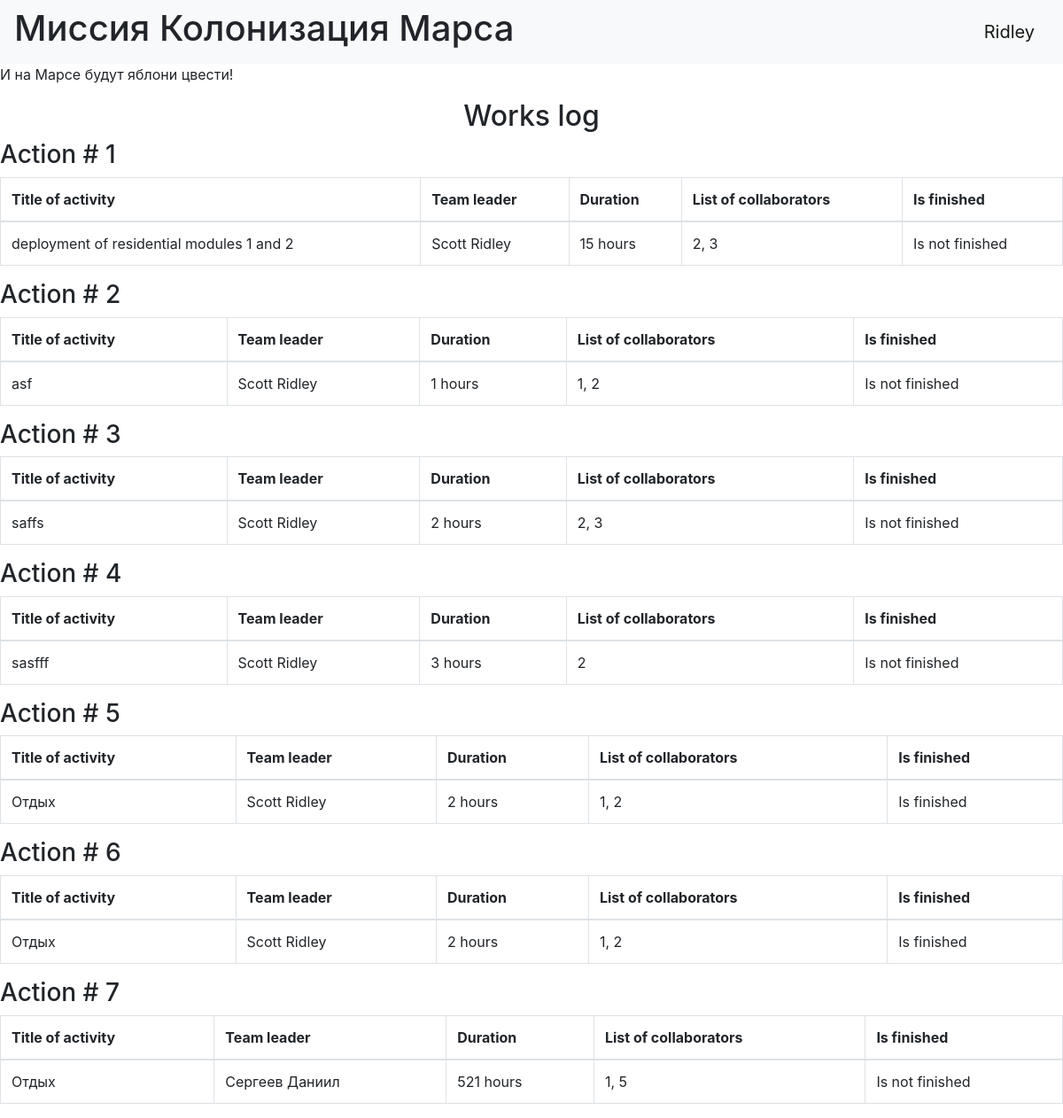
The page / (signed in) on the database its author committed.
### data/users.py (models this page shows, shortened)
class User(SqlAlchemyBase, UserMixin):
    __tablename__ = 'users'
    id = Column(Integer, primary_key=True, autoincrement=True)
    surname = Column(String, nullable=False)
    name = Column(String, nullable=False)
    age = Column(Integer, nullable=False)
    position = Column(String, nullable=False)
    speciality = Column(String, nullable=False)
    address = Column(String, nullable=False)
    email = Column(String, unique=True, nullable=False)
    hashed_password = Column(String, nullable=False)
    modified_date = Column(DateTime)

### data/jobs.py (models this page shows)
class Jobs(SqlAlchemyBase):
    __tablename__ = 'jobs'
    id = sqlalchemy.Column(sqlalchemy.Integer, primary_key=True, autoincrement=True)
    team_leader = sqlalchemy.Column(sqlalchemy.Integer, sqlalchemy.ForeignKey('users.id'), nullable=False)
    job = sqlalchemy.Column(sqlalchemy.String, nullable=False)
    work_size = sqlalchemy.Column(sqlalchemy.Integer, nullable=False)
    collaborators = sqlalchemy.Column(sqlalchemy.String, nullable=False)
    start_date = sqlalchemy.Column(sqlalchemy.DateTime, default=datetime.now)
    end_date = sqlalchemy.Column(sqlalchemy.DateTime)
    is_finished = sqlalchemy.Column(sqlalchemy.Boolean, default=False)
    user = orm.relationship('User')

### main.py (the view)
@app.route('/')
def index():
    db_sess = db_session.create_session()
    try:
        jobs = db_sess.query(Jobs).join(User).all()
        return render_template("jobs.html", jobs=jobs)
    except Exception as e:
        print(e)
    db_sess.close()

### data/db_session.py (called while the page is built)
def create_session() -> Session:
    global __factory
    return __factory()

### main.py (called while the page is built)
@login_manager.user_loader
def load_user(user_id):
    db_sess = db_session.create_session()
    return db_sess.query(User).get(user_id)

### templates/jobs.html
{% extends "base.html" %}
{% block content %}
    <p>И на Марсе будут яблони цвести!</p>
    <h2 style="text-align: center;">Works log</h2>
    {% for job in jobs %}
        <h3>Action # {{ job.id }}</h3>
        <table class="table table-bordered">
            <thead>
                <tr>
                    <th>Title of activity</th>
                    <th>Team leader</th>
                    <th>Duration</th>
                    <th>List of collaborators</th>
                    <th>Is finished</th>
                </tr>
            </thead>
            <tbody>
                <tr>
                    <td>{{ job.job }}</td>
                    <td>{{ job.user.surname }} {{ job.user.name }}</td>
                    <td>{{ job.work_size }} hours</td>
                    <td>{{ job.collaborators }}</td>
                    <td class="is-finished">{{ "Is finished" if job.is_finished else "Is not finished" }}</td>
                </tr>
            </tbody>
        </table>
    {% endfor %}
{% endblock %}

### templates/base.html (shortened to what this page needs)
<!doctype html>
<html lang="en">
<head>
    <link rel="stylesheet"
          href="https://stackpath.bootstrapcdn.com/bootstrap/4.4.1/css/bootstrap.min.css"
>
</head>
<body>
<header>
    <nav class="navbar navbar-light bg-light">
        <h1>Миссия Колонизация Марса</h1>
        {% if current_user.is_authenticated %}
            <a class="navbar-brand" href="/logout">{{ current_user.name }}</a>
        {% else %}
            <p>
            <a class="btn btn-primary " href="/register">Зарегистрироваться</a>
            <a class="btn btn-success" href="/login">Войти</a>
            </p>
        {% endif %}
    </nav>
</header>
<main>
    {% block content %}{% endblock %}
</main>
</body>
</html>

### templates/base.html (style rules this page uses)
h2 { margin-left: 100px; margin-right: 100px; }

### rows shown on the page
User: name "Ridley"
Jobs: id "1", job "deployment of residential modules 1 and 2", user.surname "Scott", user.name "Ridley", work_size "15", collaborators "2, 3", is_finished "Is not finished"
Jobs: id "2", job "asf", user.surname "Scott", user.name "Ridley", work_size "1", collaborators "1, 2", is_finished "Is not finished"
Jobs: id "3", job "saffs", user.surname "Scott", user.name "Ridley", work_size "2", collaborators "2, 3", is_finished "Is not finished"
Jobs: id "4", job "sasfff", user.surname "Scott", user.name "Ridley", work_size "3", collaborators "2", is_finished "Is not finished"
Jobs: id "5", job "Отдых", user.surname "Scott", user.name "Ridley", work_size "2", collaborators "1, 2", is_finished "Is finished"
Jobs: id "6", job "Отдых", user.surname "Scott", user.name "Ridley", work_size "2", collaborators "1, 2", is_finished "Is finished"
Jobs: id "7", job "Отдых", user.surname "Сергеев", user.name "Даниил", work_size "521", collaborators "1, 5", is_finished "Is not finished"
